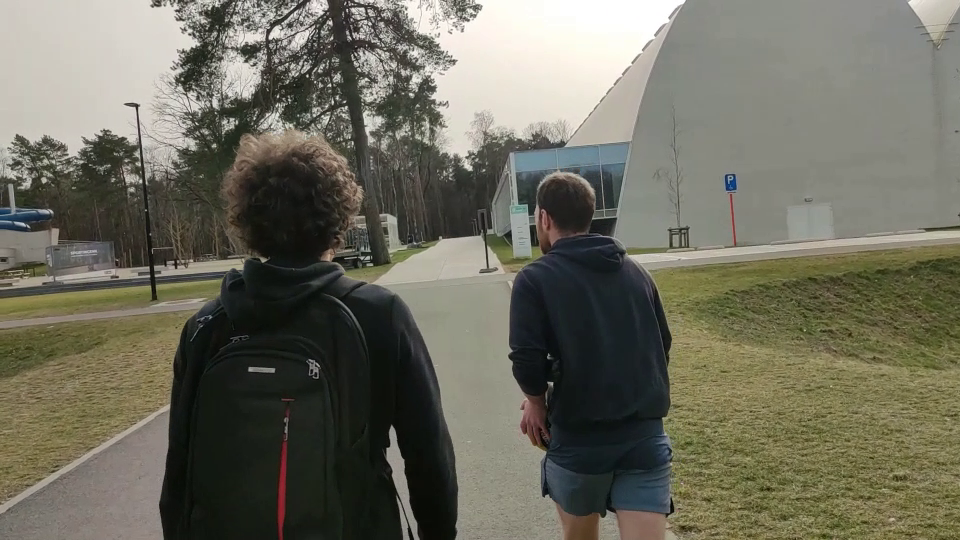
#> input picture image.png, 960 x 540 px
$ python -i opencv_process_video.py   (imports and definitions only)   (older library calls are emulated)
#> lines starting #> are read from the running program, lines starting #| are printed output that depends on the picture
#> further down, picture is the input picture: shape (540, 960, 3); mean B, G, R 94.3, 108.2, 109.6
"""Skeleton code for python script to process a video using OpenCV package

:copyright: (c) 2021, Joeri Nicolaes
:license: BSD license
"""
import argparse
import cv2
import sys
import numpy as np

font                   = cv2.FONT_HERSHEY_SIMPLEX
bottomText = (50,500)
fontScale              = 0.75
fontColor              = (255,255,255)
RedColor               = (255,0,0)
GreenColor             = (1,255,1)
BlueColor              = (0,0,255)
lineType               = 2
topLeftCornerOfText = (50,50)

start = 0


# helper function to change what you do based on video seconds
def between(cap, lower: int, upper: int) -> bool:
    return lower <= int(cap.get(cv2.CAP_PROP_POS_MSEC)) < upper

# [13 lines left out: functions skip, write, not called in this run]

def sub(frame,text,color = fontColor):
    write(frame,text,bottomText,color)

def info(frame,text,color = fontColor):
    write(frame,text,topLeftCornerOfText,color)

# [221 lines left out: functions grayscale, grayscale_zone, Gblur, smoothing_zone, Biblur, biLateral_zone and 4 more, not called in this run]


def replace(frame):
    img = frame
    img = cv2.cvtColor(img, cv2.COLOR_BGR2GRAY)

    template = cv2.imread('finale_moment.png',0)
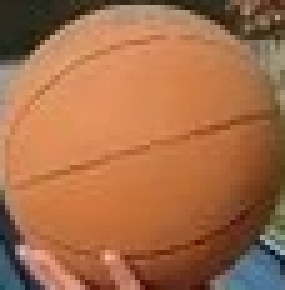
#> input picture indienen/finale_Moment.png, 57 x 58 px, found by its file name (shown 5 times larger)
#> template: shape (58, 57); min 21, max 205, mean 126.9

    w, h = template.shape[::-1]
#> w = 57; h = 58


    method =  cv2.TM_SQDIFF_NORMED
    res = cv2.matchTemplate(img,template,method )
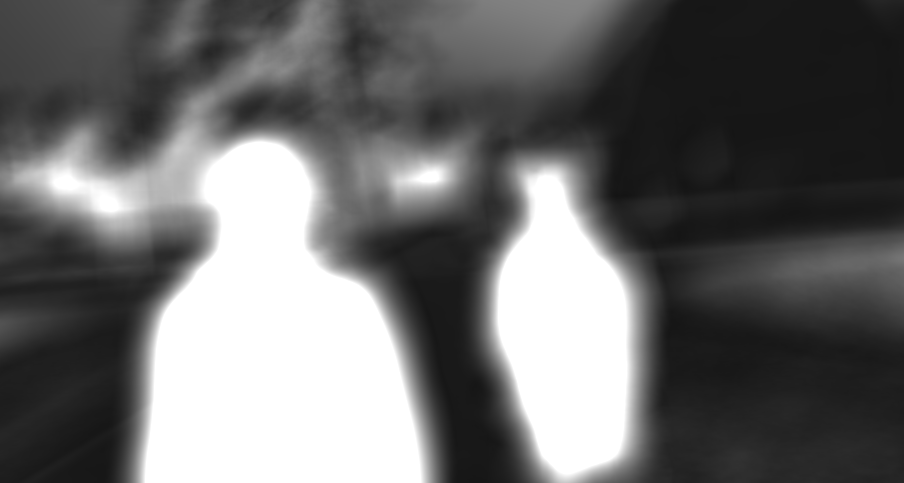
#> res: shape (483, 904) float32; min 0.08, max 1, mean 0.42

    min_val, max_val, min_loc, max_loc = cv2.minMaxLoc(res)
#> min_val = 0.08; max_val = 1; min_loc = (617, 195); max_loc = (255, 142)


    if method in [cv2.TM_SQDIFF, cv2.TM_SQDIFF_NORMED]:
        top_left = min_loc
#> top_left = (617, 195)
    else:
        top_left = max_loc

    bottom_right = (top_left[0] + w, top_left[1] + h)
#> bottom_right = (674, 253)
    cv2.rectangle(frame,top_left, bottom_right, 255, 2)

    img  = cv2.cvtColor(frame, cv2.COLOR_BGR2BGRA)
#> img: shape (540, 960, 4)
    img_overlay_rgba = cv2.imread("fireball.png",-1)
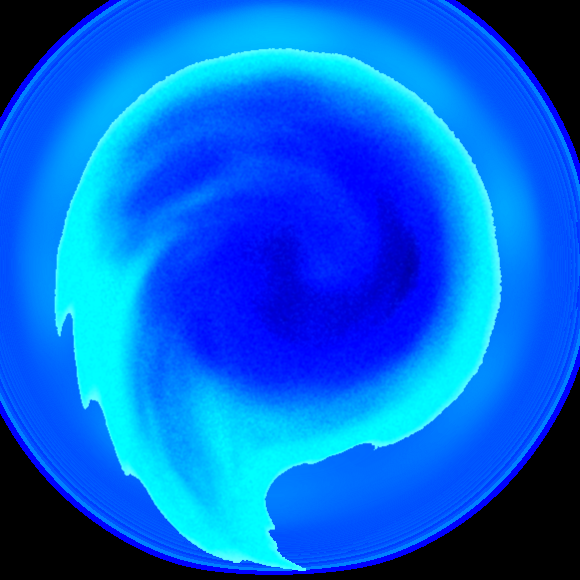
#> input picture indienen/fireball.png, 580 x 580 px
#> img_overlay_rgba is the input picture: shape (580, 580, 4); mean B, G, R, A 220.1, 100.4, 1.5, 151.1
    x = int(img_overlay_rgba.shape[0]/4)
#> x = 145
    y = int(img_overlay_rgba.shape[1]/4)
#> y = 145
    img_overlay_rgba = cv2.resize(img_overlay_rgba,(x,y) )
#> img_overlay_rgba: shape (145, 145, 4)

    x = int(img_overlay_rgba.shape[0])
    y = int(img_overlay_rgba.shape[1])

    x_image =  int((bottom_right[0] + top_left[0])/2 - x/2)
#> x_image = 573
    y_image =  int((bottom_right[1] + top_left[1])/2 - y/2)
#> y_image = 151

    alpha_mask = img_overlay_rgba[:, :, 3] / 255.0
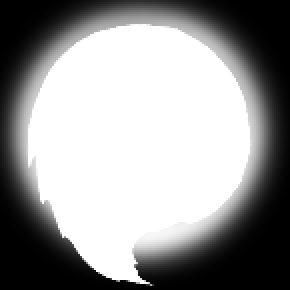
#> alpha_mask: shape (145, 145) float64 (shown 2 times larger); min 0, max 1, mean 0.593
    img_result = img[:, :, :3].copy()
    img_overlay = img_overlay_rgba[:, :, :3]
    overlay_image_alpha(img_result, img_overlay, x_image, y_image, alpha_mask)

    return img_result


# [26 lines left out: function carte_blanche, not called in this run]


def overlay_image_alpha(img, img_overlay, x, y, alpha_mask):
    """Code from https://stackoverflow.com/questions/14063070/overlay-a-smaller-image-on-a-larger-image-python-opencv"""
#> called with x = 573, y = 151

    """Overlay `img_overlay` onto `img` at (x, y) and blend using `alpha_mask`.

    `alpha_mask` must have same HxW as `img_overlay` and values in range [0, 1].
    """
    # Image ranges
    y1, y2 = max(0, y), min(img.shape[0], y + img_overlay.shape[0])
#> y1 = 151; y2 = 296
    x1, x2 = max(0, x), min(img.shape[1], x + img_overlay.shape[1])
#> x1 = 573; x2 = 718

    # Overlay ranges
    y1o, y2o = max(0, -y), min(img_overlay.shape[0], img.shape[0] - y)
#> y1o = 0; y2o = 145
    x1o, x2o = max(0, -x), min(img_overlay.shape[1], img.shape[1] - x)
#> x1o = 0; x2o = 145

    # Exit if nothing to do
    if y1 >= y2 or x1 >= x2 or y1o >= y2o or x1o >= x2o:
        return

    # Blend overlay within the determined ranges
    img_crop = img[y1:y2, x1:x2]
    img_overlay_crop = img_overlay[y1o:y2o, x1o:x2o]
    alpha = alpha_mask[y1o:y2o, x1o:x2o, np.newaxis]
    alpha_inv = 1.0 - alpha
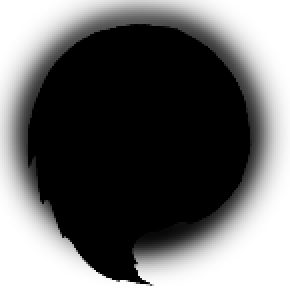
#> alpha_inv: shape (145, 145, 1) float64 (shown 2 times larger); min 0, max 1, mean 0.407

    img_crop[:] = alpha * img_overlay_crop + alpha_inv * img_crop
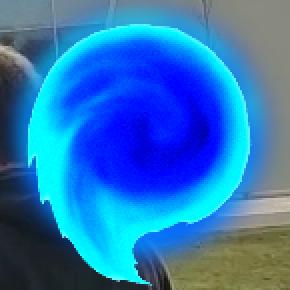
#> img_crop: shape (145, 145, 3) (shown 2 times larger); mean B, G, R 187, 116.2, 41.9


# [68 lines left out: function main, not called in this run]


# [10 lines not run here, left out]

>>> import cv2
>>> picture = cv2.imread('../image.png')
>>> result = replace(picture)
#> in replace, `overlay_image_alpha(img_result, img_overlay, x_image, y_image, alpha_m..`:
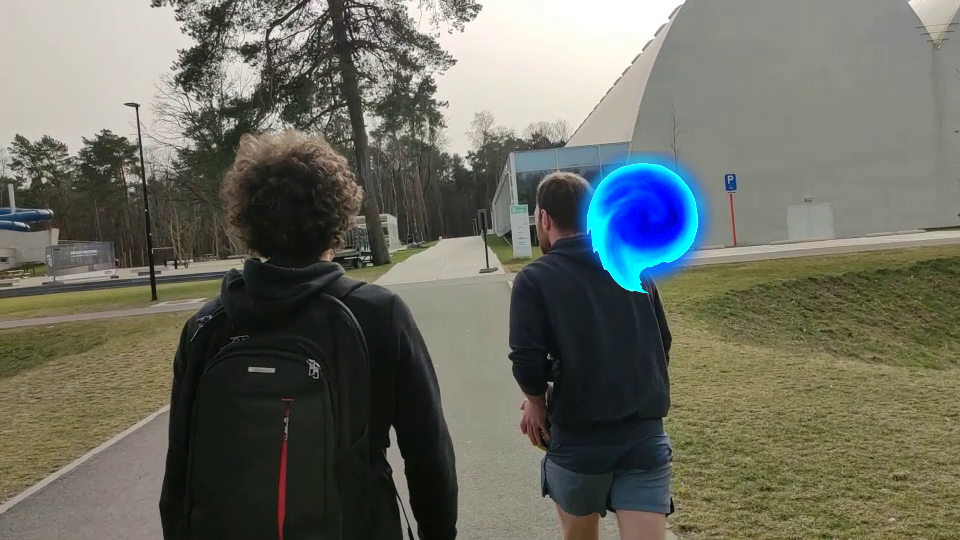
#> img_result: shape (540, 960, 3); mean B, G, R 97.8, 108.6, 107
